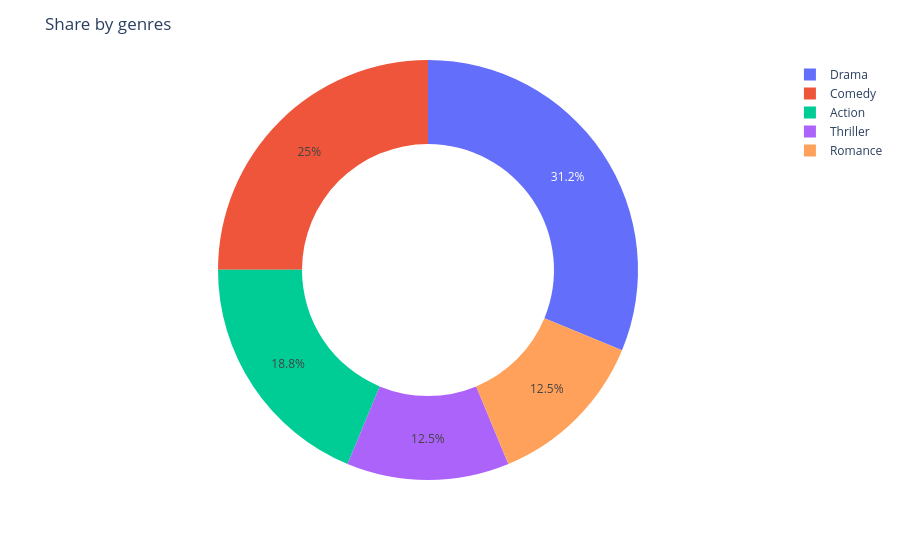

The notebook cell this image was saved under:
### Markdown cell above
## Donut: same data

### Code cell
fig = counts.plot.pie(x="Genre", y="count")
fig.update_traces(hole=0.6)
fig.update_layout(title="Share by genres")
fig.show()

### Figure 1 — Plotly figure (JSON) as saved in the notebook; plotly's stock layout.template omitted (floating-point values rounded to 4 significant figures)
{"data": [{"domain": {"x": [0, 1], "y": [0, 1]}, "hole": 0.6, "hovertemplate": "Genre=%{label}<br>count=%{value}<extra></extra>", "labels": ["Drama", "Comedy", "Action", "Thriller", "Romance"], "legendgroup": "", "name": "", "showlegend": true, "type": "pie", "values": [250018, 199832, 150131, 100071, 100021]}], "layout": {"legend": {"tracegroupgap": 0}, "margin": {"t": 60}, "title": {"text": "Share by genres"}}}
